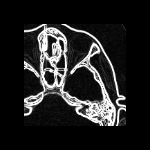

Reproduce this figure in Python.
#!/usr/bin/env python

# Compute 2D gradient magnitude on a clipped subregion of a medical image.

# Factory overrides
import vtkmodules.vtkInteractionStyle  # noqa: F401
import vtkmodules.vtkRenderingFreeType  # noqa: F401
import vtkmodules.vtkRenderingOpenGL2  # noqa: F401

import os

from vtkmodules.vtkIOImage import vtkPNGReader
from vtkmodules.vtkImagingCore import (
    vtkImageChangeInformation,
    vtkImageClip,
)
from vtkmodules.vtkImagingGeneral import vtkImageGradientMagnitude
from vtkmodules.vtkRenderingCore import (
    vtkImageActor,
    vtkRenderWindow,
    vtkRenderWindowInteractor,
    vtkRenderer,
)

# Image pipeline
reader = vtkPNGReader()
data_dir = os.environ.get("VPE_DATA_DIR", os.path.dirname(os.path.abspath(__file__)))

reader.SetFileName(os.path.join(data_dir, "fullhead15.png"))

# Clip subregion
clip = vtkImageClip()
clip.SetInputConnection(reader.GetOutputPort())
clip.SetOutputWholeExtent(80, 230, 80, 230, 0, 0)
clip.ClipDataOff()

# Gradient magnitude
gradient = vtkImageGradientMagnitude()
gradient.SetDimensionality(2)
gradient.SetInputConnection(clip.GetOutputPort())
gradient.HandleBoundariesOff()

# Translate extent
slide = vtkImageChangeInformation()
slide.SetInputConnection(gradient.GetOutputPort())
slide.SetExtentTranslation(-100, -100, 0)
slide.Update()

# Display with vtkImageActor
image_actor = vtkImageActor()
image_actor.GetMapper().SetInputConnection(slide.GetOutputPort())

# Renderer
renderer = vtkRenderer()
renderer.AddActor(image_actor)

# Window
render_window = vtkRenderWindow()
render_window.AddRenderer(renderer)
render_window.SetSize(150, 150)
render_window.SetWindowName("gradient magnitude subregion")

# Scene
renderer.ResetCamera()

# Interactor
interactor = vtkRenderWindowInteractor()
interactor.SetRenderWindow(render_window)

interactor.Initialize()
interactor.Start()
